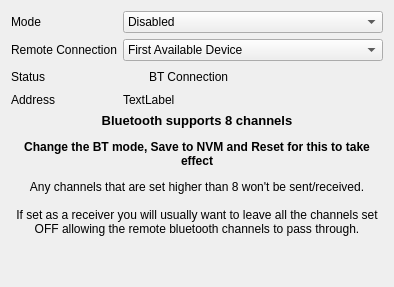
               <widget class="QWidget" name="tabBT">
                <attribute name="title">
                 <string>BlueTooth</string>
                </attribute>
                <layout class="QGridLayout" name="gridLayout">
                 <item row="3" column="1">
                  <widget class="QLabel" name="lblBLEAddress">
                   <property name="text">
                    <string>TextLabel</string>
                   </property>
                  </widget>
                 </item>
                 <item row="3" column="0">
                  <widget class="QLabel" name="label">
                   <property name="text">
                    <string>Address</string>
                   </property>
                  </widget>
                 </item>
                 <item row="0" column="1" colspan="2">
                  <widget class="QComboBox" name="cmbBtMode">
                   <property name="enabled">
                    <bool>true</bool>
                   </property>
                   <item>
                    <property name="text">
                     <string>Disabled</string>
                    </property>
                   </item>
                   <item>
                    <property name="text">
                     <string>FrSky - Wireless Transmitter (Head)</string>
                    </property>
                   </item>
                   <item>
                    <property name="text">
                     <string>FrSky - Wireless Receiver (Remote)</string>
                    </property>
                   </item>
                   <item>
                    <property name="text">
                     <string>FrSky - Wireless Receiver - Scanner Mode</string>
                    </property>
                   </item>
                  </widget>
                 </item>
                 <item row="2" column="0">
                  <widget class="QLabel" name="label_29">
                   <property name="text">
                    <string>Status</string>
                   </property>
                  </widget>
                 </item>
                 <item row="0" column="0">
                  <widget class="QLabel" name="label_5">
                   <property name="text">
                    <string>Mode</string>
                   </property>
                  </widget>
                 </item>
                 <item row="5" column="0" colspan="3">
                  <widget class="QLabel" name="label_30">
                   <property name="text">
                    <string>&lt;html&gt;&lt;head/&gt;&lt;body&gt;&lt;p align=&quot;center&quot;&gt;&lt;span style=&quot; font-size:10pt; font-weight:600;&quot;&gt;Bluetooth supports 8 channels&lt;/span&gt;&lt;/p&gt;&lt;p align=&quot;center&quot;&gt;&lt;span style=&quot; font-weight:600;&quot;&gt;Change the BT mode, Save to NVM and Reset for this to take effect&lt;/span&gt;&lt;/p&gt;&lt;p align=&quot;center&quot;&gt;Any channels that are set higher than 8 won't be sent/received.&lt;br/&gt;&lt;br/&gt;If set as a receiver you will usually want to leave all the channels set OFF allowing the remote bluetooth channels to pass through.&lt;/p&gt;&lt;p align=&quot;center&quot;&gt;&lt;span style=&quot; font-weight:600;&quot;&gt;&lt;br/&gt;&lt;/span&gt;&lt;/p&gt;&lt;/body&gt;&lt;/html&gt;</string>
                   </property>
                   <property name="wordWrap">
                    <bool>true</bool>
                   </property>
                   <property name="margin">
                    <number>10</number>
                   </property>
                  </widget>
                 </item>
                 <item row="2" column="1">
                  <layout class="QHBoxLayout" name="horizontalLayout_5">
                   <item>
                    <widget class="Led" name="btLed" native="true">
                     <property name="sizePolicy">
                      <sizepolicy hsizetype="Fixed" vsizetype="Fixed">
                       <horstretch>0</horstretch>
                       <verstretch>0</verstretch>
                      </sizepolicy>
                     </property>
                     <property name="minimumSize">
                      <size>
                       <width>20</width>
                       <height>20</height>
                      </size>
                     </property>
                     <property name="maximumSize">
                      <size>
                       <width>20</width>
                       <height>20</height>
                      </size>
                     </property>
                    </widget>
                   </item>
                   <item>
                    <widget class="QLabel" name="lblBTConnected">
                     <property name="text">
                      <string>BT Connection</string>
                     </property>
                    </widget>
                   </item>
                  </layout>
                 </item>
                 <item row="1" column="0">
                  <widget class="QLabel" name="lblPairWith">
                   <property name="text">
                    <string>Remote Connection</string>
                   </property>
                  </widget>
                 </item>
                 <item row="1" column="1" colspan="2">
                  <widget class="QComboBox" name="cmbBTRmtMode">
                   <property name="toolTip">
                    <string>&lt;html&gt;&lt;head/&gt;&lt;body&gt;&lt;p&gt;&lt;span style=&quot; font-weight:600;&quot;&gt;First Available - &lt;/span&gt;Connects to the first available device found&lt;br/&gt;&lt;span style=&quot; font-weight:600;&quot;&gt;XX:XX:XX:XX:XX:XX&lt;/span&gt; - Valid devices found will show their address, select one to only pair to this device&lt;br/&gt;&lt;br/&gt;&lt;span style=&quot; text-decoration: underline;&quot;&gt;If you only want to connect to a single device,&lt;/span&gt;&lt;br/&gt;1) Set Mode to Receiver, Scan only&lt;br/&gt;2) Turn on the Head tracker board or your radio Trainer Slave/Bluetooth mode.&lt;br/&gt;3) Wait for the device to be discovered.&lt;br/&gt;4) Select the desired BT Address from the drop down&lt;br/&gt;5) Set Mode to Receiver Mode&lt;/p&gt;&lt;/body&gt;&lt;/html&gt;</string>
                   </property>
                   <item>
                    <property name="text">
                     <string>First Available Device</string>
                    </property>
                   </item>
                  </widget>
                 </item>
                </layout>
               </widget>
